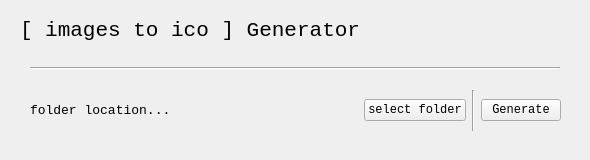
<?xml version="1.0" encoding="UTF-8"?>
<ui version="4.0">
 <class>MainWindow</class>
 <widget class="QMainWindow" name="MainWindow">
  <property name="geometry">
   <rect>
    <x>0</x>
    <y>0</y>
    <width>590</width>
    <height>160</height>
   </rect>
  </property>
  <property name="sizePolicy">
   <sizepolicy hsizetype="Preferred" vsizetype="Preferred">
    <horstretch>1</horstretch>
    <verstretch>0</verstretch>
   </sizepolicy>
  </property>
  <property name="windowTitle">
   <string/>
  </property>
  <property name="styleSheet">
   <string notr="true"/>
  </property>
  <widget class="QWidget" name="centralwidget">
   <widget class="QWidget" name="horizontalLayoutWidget">
    <property name="geometry">
     <rect>
      <x>30</x>
      <y>90</y>
      <width>531</width>
      <height>41</height>
     </rect>
    </property>
    <layout class="QHBoxLayout" name="horizontalLayout" stretch="1,0,0,0">
     <item>
      <widget class="QLabel" name="label_folder">
       <property name="sizePolicy">
        <sizepolicy hsizetype="Preferred" vsizetype="Preferred">
         <horstretch>1</horstretch>
         <verstretch>0</verstretch>
        </sizepolicy>
       </property>
       <property name="font">
        <font>
         <family>Courier New</family>
         <pointsize>10</pointsize>
        </font>
       </property>
       <property name="text">
        <string>folder location...</string>
       </property>
      </widget>
     </item>
     <item>
      <widget class="QPushButton" name="btn_sel_folder">
       <property name="sizePolicy">
        <sizepolicy hsizetype="Minimum" vsizetype="Fixed">
         <horstretch>0</horstretch>
         <verstretch>0</verstretch>
        </sizepolicy>
       </property>
       <property name="font">
        <font>
         <family>Courier New</family>
         <pointsize>9</pointsize>
         <weight>50</weight>
         <bold>false</bold>
        </font>
       </property>
       <property name="text">
        <string>select folder</string>
       </property>
      </widget>
     </item>
     <item>
      <widget class="Line" name="line">
       <property name="orientation">
        <enum>Qt::Vertical</enum>
       </property>
      </widget>
     </item>
     <item>
      <widget class="QPushButton" name="btn_go">
       <property name="font">
        <font>
         <family>Courier New</family>
        </font>
       </property>
       <property name="text">
        <string>Generate</string>
       </property>
      </widget>
     </item>
    </layout>
   </widget>
   <widget class="QLabel" name="label">
    <property name="geometry">
     <rect>
      <x>20</x>
      <y>10</y>
      <width>461</width>
      <height>41</height>
     </rect>
    </property>
    <property name="font">
     <font>
      <family>Courier New</family>
      <pointsize>16</pointsize>
     </font>
    </property>
    <property name="text">
     <string>[ images to ico ] Generator</string>
    </property>
   </widget>
   <widget class="Line" name="line_2">
    <property name="geometry">
     <rect>
      <x>30</x>
      <y>60</y>
      <width>530</width>
      <height>16</height>
     </rect>
    </property>
    <property name="orientation">
     <enum>Qt::Horizontal</enum>
    </property>
   </widget>
  </widget>
 </widget>
 <resources/>
 <connections/>
</ui>
